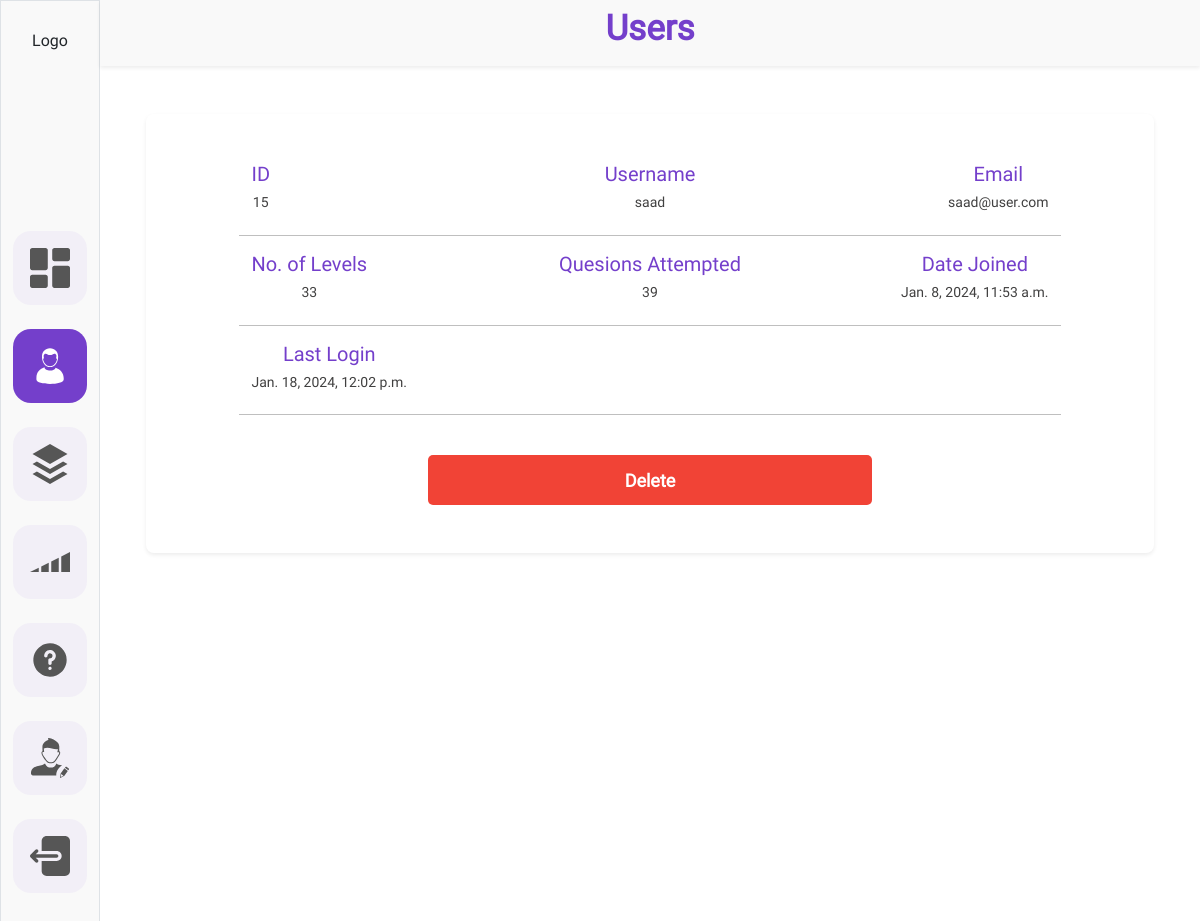
/myadmin/users/15/ (signed in), run on an earlier commit of the app's database.
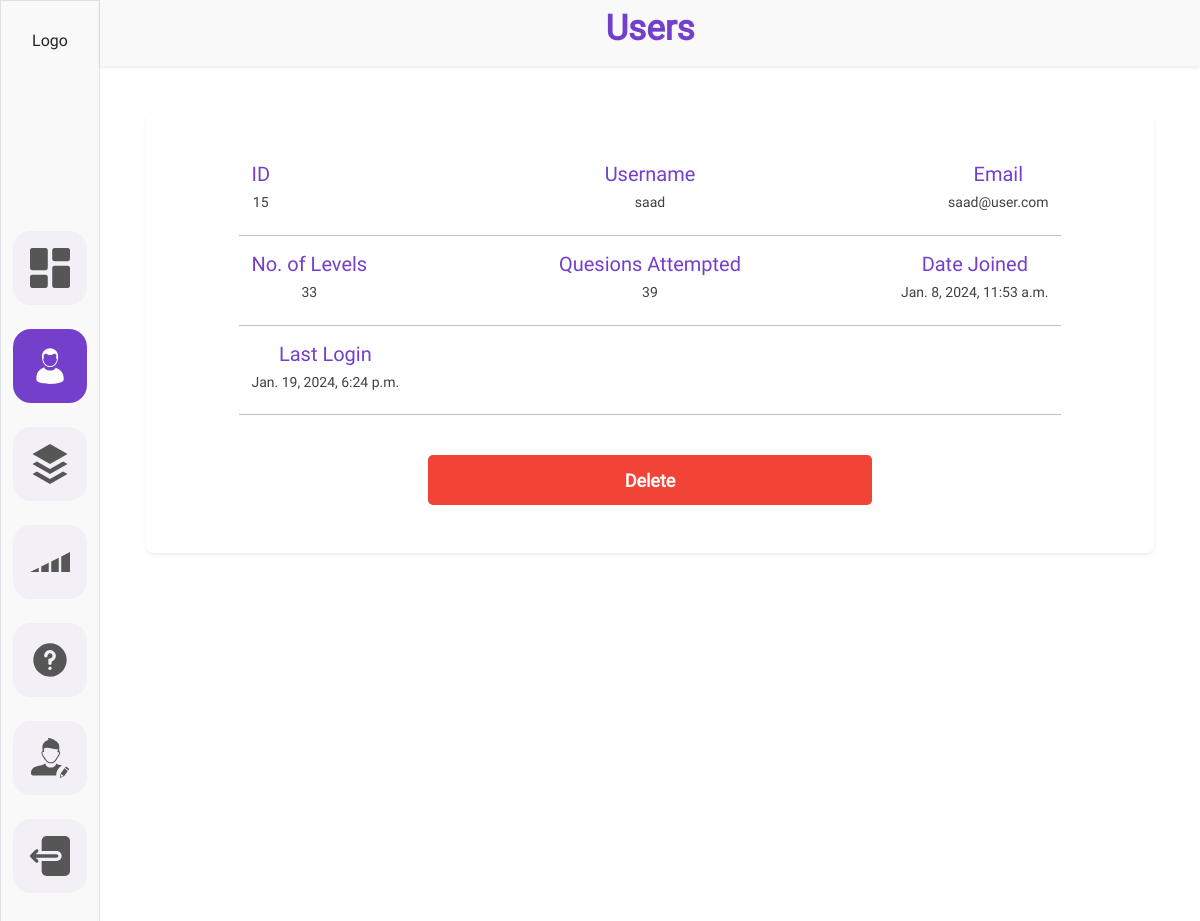
And on a later commit of the database.
### customAuth/models.py (models this page shows)
class BaseModel(models.Model):
    created_at = models.DateTimeField(auto_now_add = True)
    updated_at = models.DateTimeField(auto_now = True)
    class Meta:
        abstract = True

class User(AbstractUser, BaseModel):
    username = None
    name = models.CharField(max_length = CharFieldSizes.XX_LARGE)
    email = models.EmailField(unique=True)
    profile_image = models.ImageField(upload_to="profile_images", default='profile1-blue.svg')
    USERNAME_FIELD = 'email'
    REQUIRED_FIELDS = []
    objects = UserManager()

### adminDashboard/views.py (the view)
# urls.py: path('users/<pk>/', views.usersDetails, name='user-details'),
@login_required(login_url='admin-login')
def usersDetails(request, pk):
    user = User.objects.get(id=pk)
    return render (request, 'admin_dashboard/user-details.html',{'user':user})

### templates/admin_dashboard/user-details.html (shortened to what the changed rows need)
{% load static %}
<!DOCTYPE html>
<html lang="en">
<head>
    <link
    href="https://cdn.jsdelivr.net/npm/bootstrap@5.3.2/dist/css/bootstrap.min.css"
    rel="stylesheet"
  />
  <link rel="stylesheet" href="{% static 'admin_dashboard/css/common.css'%}">
  <link rel="stylesheet" href="{% static 'admin_dashboard/css/category.css'%}">
  <link rel="stylesheet" href="{% static 'admin_dashboard/css/users.css'%}">
  <link rel="stylesheet" href="{% static 'admin_dashboard/css/login.css' %}">
  <link rel="stylesheet" href="{% static 'admin_dashboard/css/profile.css'%}">
  <link rel="stylesheet" href="{% static 'admin_dashboard/css/user-details.css'%}">
</head>
<body>
    <div class="container-fluid">
        <div class="row ">
            <div class="col-11 h-100">
                <div class="row p-2 bg-sidebar shadow-sm">
                    <div class="col d-flex justify-content-center">
                        <div class= "">
                            <h1 class="dashboard__heading">Users</h1>
                        </div>
                    </div>
                </div>
                <div class="row justify-content-center mt-5">
                  <div class="col-11 shadow-sm rounded-3 d-flex flex-column align-items-center  p-5 ">
                        <div class="row justify-content-between align-items-center w-90 ">
                            <div class="col-4 d-flex justify-content-start">
                                <div class="d-flex flex-column align-items-center">
                                    <div ><h5 class="user-details__desc">{{user.id}}</h5></div>
                                </div>
                            </div>
                            <div class="col-4 d-flex justify-content-center">
                                <div class="d-flex flex-column align-items-center">
                                    <div ><h5 class="user-details__desc">{{user.name}}</h5></div>
                                </div>
                            </div>
                            <div class="col-4 d-flex justify-content-end">
                                <div class="d-flex flex-column align-items-center">
                                    <div ><h5 class="user-details__desc">{{user.email}}</h5></div>
                                </div>
                            </div>
                        </div>
                        <div class="row  justify-content-between w-90 ">
                            <div class="col-4 d-flex justify-content-end">
                              <div class="d-flex flex-column align-items-center">
                                  <div ><h5 class="user-details__desc">{{user.date_joined}}</h5></div>
                              </div>
                          </div>
                        </div>
                        <div class="row  justify-content-start w-90 ">
                            <div class="col-4 d-flex justify-content-start">
                                <div class="d-flex flex-column align-items-center">
                                    <div ><h5 class="user-details__desc">{{user.last_login}}</h5></div>
                                </div>
                            </div>
                        </div>
                  </div>
                </div>
            </div>
        </div>
    </div>
</body>
</html>

What changed in the data, as far as the page shows it:
changed User "saad": last_login "Jan. 18, 2024, 12:02 p.m." → "Jan. 19, 2024, 6:24 p.m."
